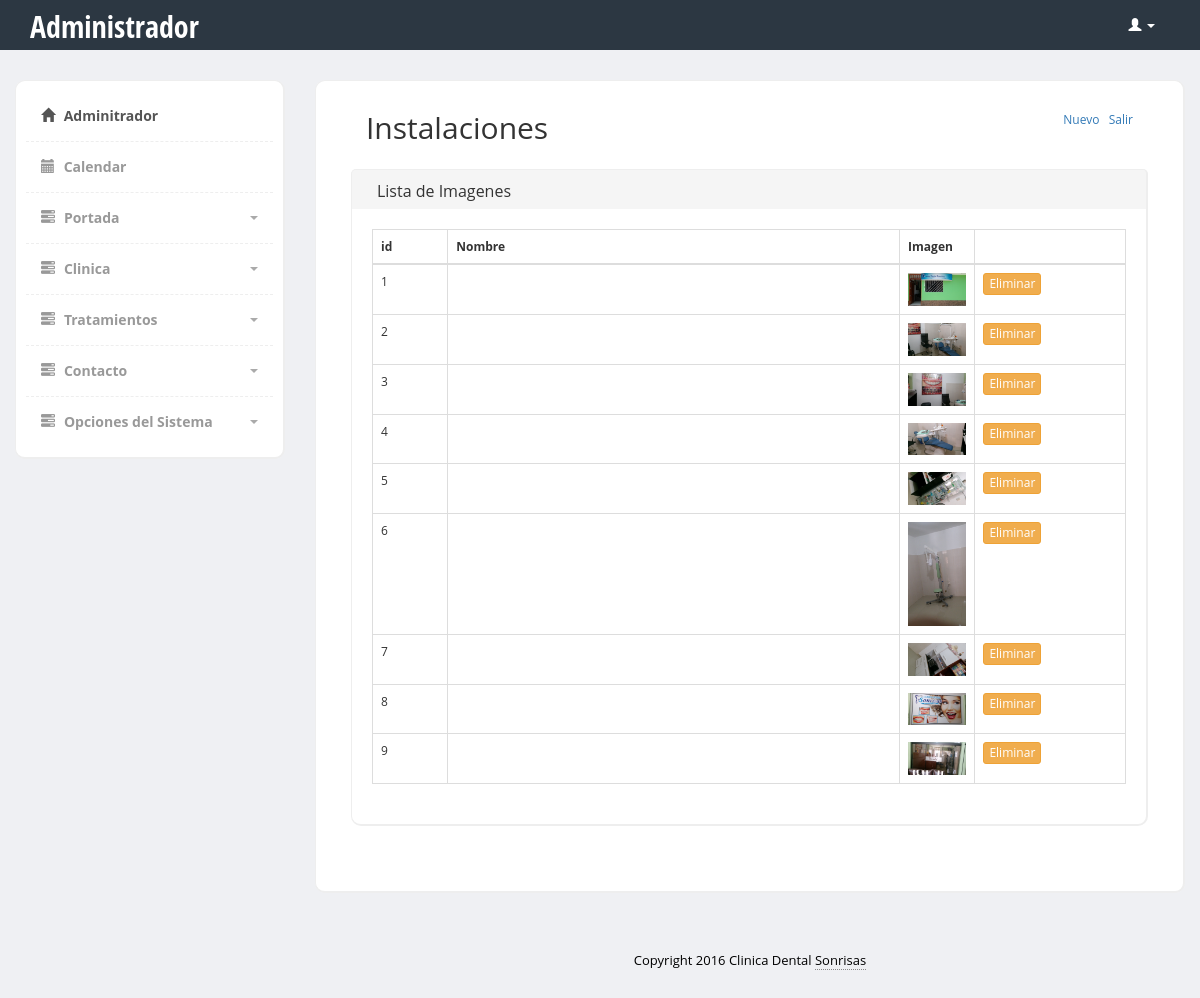
The app's page /admin/formclinica_instalaciones.php with its own data.
### tables this page shows
CREATE TABLE `clinica_instalaciones` (
  `id` int(11) NOT NULL,
  `nombre` varchar(30) NOT NULL,
  `imagen` varchar(100) NOT NULL
);

### app/Conexion.php (called while the page is built, shortened)
<?php
class Conexion {
    private static $conexion;
    public static function abrir_conexion() {
        if (!isset(self::$conexion)) {
            try {
                self::$conexion = new PDO('mysql:host='.NOMBRE_SERVIDOR.'; dbname='.NOMBRE_BD.'', NOMBRE_USUARIO, PASSWORD);
                self::$conexion->setAttribute(PDO::ATTR_ERRMODE, PDO::ERRMODE_EXCEPTION);
                self::$conexion->exec("SET CHARACTER SET utf8");
            } catch (PDOException $ex) {
                print "ERROR: " . $ex->getMessage() . "<br>";
                die();
            }
        }
    }
     public static function cerrar_conexion() {
        if (isset(self::$conexion)) {
            self::$conexion = null;
        }
    }
    public static function obtener_conexion() {
        return self::$conexion;
    }
}

### admin/app/repository/RepositorioClinicaInstalaciones.php (called while the page is built)
<?php
class RepositorioClinicaInstalaciones{
    public static function obtener_instalaciones($conexion) {
        $instalaciones = array();
        if (isset($conexion)) {
            try{
                include_once '../admin/app/class/ClinicaInstalaciones.php';
                $sql = "SELECT * FROM  clinica_instalaciones";
                $sentencia = $conexion->prepare($sql);
                $sentencia->execute();
                $resultado = $sentencia->fetchAll();
                if (count($resultado)) {
                    foreach ($resultado as $fila) {
                        $instalaciones[] = new ClinicaInstalaciones($fila['id'],$fila['nombre'],$fila['imagen']);
                    }
                }
            }catch(PDOException $ex){
                print 'Error: ' . $ex->getMessage();
            }
        }
        return $instalaciones;
    }
}

### admin/app/class/ClinicaInstalaciones.php (called while the page is built, shortened)
<?php
class ClinicaInstalaciones {
    private $id;
    private $imagen;
    public function __construct($id, $nombre, $imagen) {
        $this->id = $id;
        $this->imagen = $imagen;
    }
    public function getId() {
        return $this->id;
    }
    public function getImagen() {
        return $this->imagen;
    }
}

### admin/formclinica_instalaciones.php (the view, shortened to what this page needs)
<?php
include_once '../app/Conexion.php';
include_once '../admin/app/repository/RepositorioClinicaInstalaciones.php';
include_once 'inc/header_common.php';
include_once 'inc/header.php';
include_once 'inc/sidebar_inicio.php';
?>
    <div class="row">
        <div class="col-md-12">
            <div class="content-box-large">
                <div class="panel-heading">
                    <div class="panel-title">
                        <h2>Instalaciones</h2>
                    </div>
                    <div class="panel-options">
                        <a href="#">Nuevo</a>&nbsp;&nbsp;
                        <a href="#">Salir</a>
                    </div>
                </div>
                <div class="panel-body">
                    <div class="content-box-header">
                        <div class="panel-title">Lista de Imagenes</div>
                    </div>
                    <div class="content-box-large box-with-header">
                        <?php $instalaciones = RepositorioClinicaInstalaciones::obtener_instalaciones(Conexion::obtener_conexion());?>
                        <form role="form" method="post" action="<?php echo $_SERVER['PHP_SELF'] ?>">
                                <table class="table table-hover table-bordered">
                                    <thead>
                                        <tr>
                                            <th>id</th>
                                            <th>Nombre</th>
                                            <th>Imagen</th>
                                            <th></th>
                                        </tr>
                                    </thead>
                                    <tbody>
                                    <?php foreach ($instalaciones as $fila){ ?>
                                        <tr>
                                            <td width="10%"><?php echo $fila->getId();?></td>
                                            <td width="60%"><?php echo $fila->getNombre();?></td>
                                            <td class="text-center">
                                            <a class="example-image-link" href="../img/<?php echo $fila->getImagen();?>" data-lightbox="example-1">
                                            <img src="../img/<?php echo $fila->getImagen();?>" width="100%"></a>
                                            </td>
                                            <td width="20%">
                                                <a href="../app/procesardelete.php?id=<?php echo $fila->getId();?>&imagen=<?php echo $fila->getImagen();?>" class="btn btn-warning btn-xs">Eliminar</a>
                                            </td>
                                        </tr>
                                    <?php } ?>
                                    </tbody>
                                </table>
                        </form>
                    </div>
                </div>
            </div>
        </div>
    </div>
<?php
include_once 'inc/sidebar_cierre.php';
include_once 'inc/footer_common.php';
?>

### admin/css/styles.css (style rules this page uses)
body { font-family: 'Open Sans', sans-serif; background-color: #f7f7f7; position: relative; margin: 0px; font-size: 12px; padding: 0px; }
.content-box, .content-box-large { margin-bottom:30px; background:#fff; border-radius:10px; padding:10px; border-left:1px solid #eee; border-top:1px solid #eee; border-right:2px solid #eee; border-bottom:2px solid #eee; }
.content-box-large { padding: 20px; }
.box-with-header { border-top: none; border-top-left-radius:0px; border-top-right-radius:0px; }
.content-box-header { min-height: 40px; font-size: 16px; background:#f5f5f5; border-top-left-radius:5px; border-top-right-radius:5px; padding:10px; border-left:1px solid #eee; border-top:1px solid #eee; border-right:2px solid #eee; }
.content-box-header:after { clear:both; }
body { background-color: #eff0f3; }
.panel-heading>.panel-title, .content-box-header .panel-title { float: left; padding: 10px 15px; padding-top: 0px; }
.panel-heading>.panel-title>*, .content-box-header .panel-title>* { margin: 0; }
.panel-heading>.panel-options, .content-box-header .panel-options { float: right; padding-right: 15px; }
.panel-heading>.panel-options>a, .content-box-header .panel-options>a { margin-top: 10px; }
.panel-body { clear:both; }

### records on screen
clinica_instalaciones: id "1", imagen (picture)
clinica_instalaciones: id "2", imagen (picture)
clinica_instalaciones: id "3", imagen (picture)
clinica_instalaciones: id "4", imagen (picture)
clinica_instalaciones: id "5", imagen (picture)
clinica_instalaciones: id "6", imagen (picture)
clinica_instalaciones: id "7", imagen (picture)
clinica_instalaciones: id "8", imagen (picture)
clinica_instalaciones: id "9", imagen (picture)
